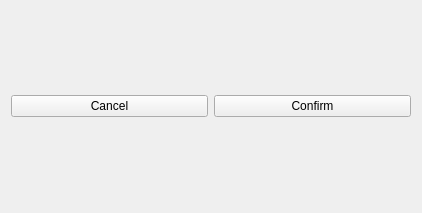
<?xml version="1.0" encoding="UTF-8"?>
<ui version="4.0">
 <class>Page</class>
 <widget class="QFrame" name="Page">
  <property name="geometry">
   <rect>
    <x>0</x>
    <y>0</y>
    <width>422</width>
    <height>213</height>
   </rect>
  </property>
  <property name="windowTitle">
   <string>Form</string>
  </property>
  <layout class="QHBoxLayout" name="horizontalLayout">
   <item>
    <widget class="MyPushButton" name="btn1">
     <property name="text">
      <string>Cancel</string>
     </property>
    </widget>
   </item>
   <item>
    <widget class="MyPushButton" name="btn2">
     <property name="text">
      <string>Confirm</string>
     </property>
    </widget>
   </item>
  </layout>
 </widget>
 <customwidgets>
  <customwidget>
   <class>MyPushButton</class>
   <extends>QPushButton</extends>
   <header>MyPushButton.h</header>
  </customwidget>
 </customwidgets>
 <resources/>
 <connections/>
</ui>
